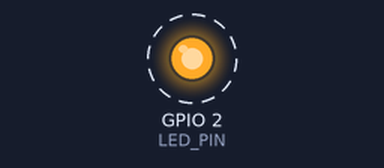
This sketch was run on a simulated ESP32. On the bench: output pins drawn as LEDs (lit = HIGH). Dashed ring = blinking. What the sketch prints to the serial monitor is not drawn.

Above: at 0.5 s.
Timing chart, 0 to 4.6 s (numbered marks = the images above):
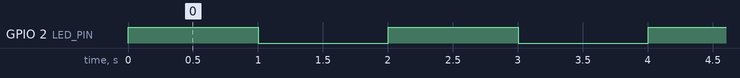

The sketch:

esp32_vitals.ino
```cpp
// ESP32 vitals — a self-check for the nff loop: compile -> flash -> serial.
// No extra parts needed: the onboard LED (GPIO 2) toggles each second while
// serial prints live, changing telemetry (uptime + free heap), so you can see
// it's actually running on the chip, not replaying a cached build.

#define LED_PIN    2
#define BAUD_RATE  115200

unsigned long beats = 0;

void setup() {
  Serial.begin(BAUD_RATE);
  pinMode(LED_PIN, OUTPUT);
  Serial.println("nff vitals — online (built by the Rust nff binary)");
}

void loop() {
  beats++;
  digitalWrite(LED_PIN, beats % 2);          // onboard LED heartbeat
  Serial.print("beat=");
  Serial.print(beats);
  Serial.print("  uptime_s=");
  Serial.print(millis() / 1000);
  Serial.print("  free_heap=");
  Serial.println(ESP.getFreeHeap());
  delay(1000);
}
```

Measured:
- by itself, GPIO 2 (LED_PIN): alternates HIGH for 1.0 s and LOW for 1.0 s
